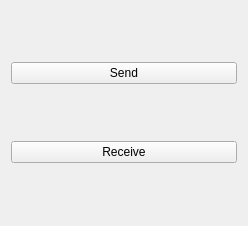
<?xml version="1.0" encoding="UTF-8"?>
<ui version="4.0">
 <class>mainwindow</class>
 <widget class="QWidget" name="mainwindow">
  <property name="geometry">
   <rect>
    <x>0</x>
    <y>0</y>
    <width>248</width>
    <height>226</height>
   </rect>
  </property>
  <property name="windowTitle">
   <string>2B1Q Transmitter</string>
  </property>
  <layout class="QGridLayout" name="gridLayout">
   <item row="0" column="0">
    <widget class="QPushButton" name="send_button">
     <property name="enabled">
      <bool>true</bool>
     </property>
     <property name="text">
      <string>Send</string>
     </property>
    </widget>
   </item>
   <item row="1" column="0">
    <widget class="QPushButton" name="receive_button">
     <property name="text">
      <string>Receive</string>
     </property>
    </widget>
   </item>
  </layout>
 </widget>
 <resources/>
 <connections/>
</ui>
